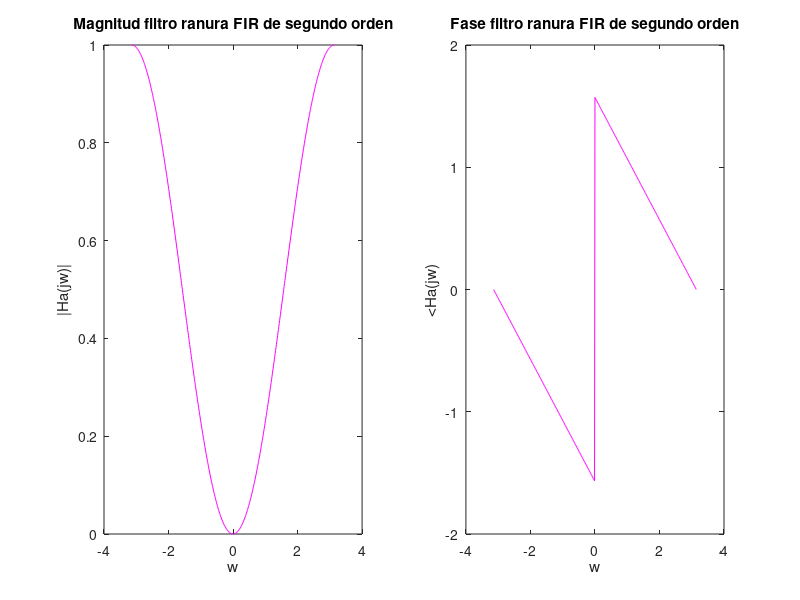
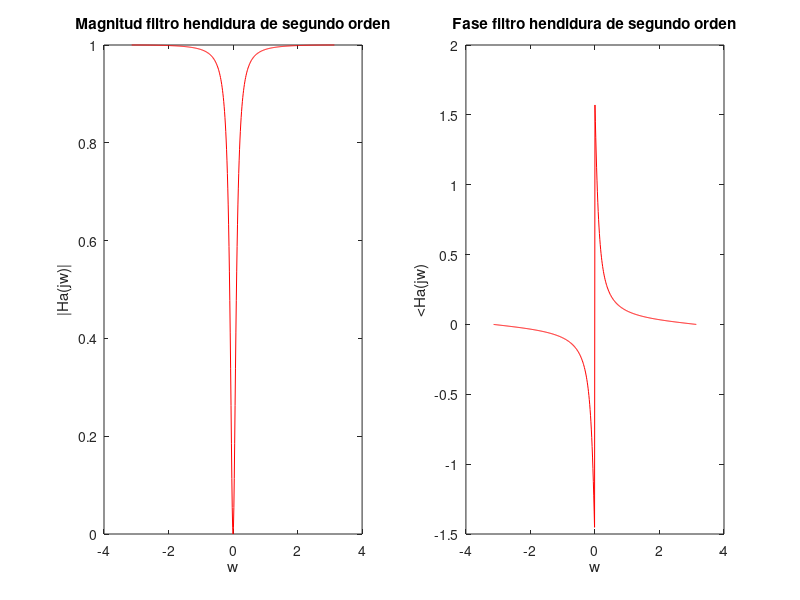

The MATLAB script that drew these images, in order:
%Ejercicio 9

% Con un tamaño de paso de 0.004 obtenemos Fs = 500 muestras/s
% T = 2 porque se estudia desde -pi a pi.
% Paso = Fs(m/s)*T(s) = # muestras

f = [-1:0.004:1];
w = 3.14*f;
w0 = 120*pi;

% Inciso A: filtro de segundo orden 
b0 = 1/4;
% Funcion de magnitud |H(w)|

V1 = 2-2.*cos(w-w0);
V2 = 2-2.*cos(w+w0);
H = abs(b0).*sqrt(V1.*V2);

% Funcion de fase de H(w).
A = sin(w-w0);
B = 1-cos(w-w0);
C = sin(w+w0);
D = 1-cos(w+w0);
P = atan(A./B);%+atan(C./D);


figure(1)
subplot(1,2,1);
plot(w,H,"m");
title("Magnitud filtro ranura FIR de segundo orden")
xlabel('w');
ylabel('|Ha(jw)|');

subplot(1,2,2);
plot(w,P,"m");
title("Fase filtro ranura FIR de segundo orden")
xlabel('w');
ylabel('<Ha(jw)');

% Inciso B: filtro de segundo orden con polos r = 0.9
b1 = 361/400;

% Funcion de magnitud |H(w)|

V12 = 2-2.*cos(w-w0);
V22 = 2-2.*cos(w+w0);
V32 = 1.81 - 1.8.*cos(w-w0);
V42 = 1.81 - 1.8.*cos(w+w0);
H2 = abs(b1).*sqrt(V12.*V22./V32./V42);

% Funcion de fase de H(w).
A1 = 0.9*sin(w-w0);
B1 = 1-0.9*cos(w-w0);
C1 = 0.9*sin(w+w0);
D1 = 1-0.9*cos(w+w0);
P1 = atan(A1./B1);%+atan(C1./D1);
PT = P-P1; %Le resto a la fase de los ceros la fase de los polos

figure(2)
subplot(1,2,1);
plot(w,H2,"r");
title("Magnitud filtro hendidura de segundo orden")
xlabel('w');
ylabel('|Ha(jw)|');

subplot(1,2,2);
plot(w,PT,"r");
title("Fase filtro hendidura de segundo orden")
xlabel('w');
ylabel('<Ha(jw)');